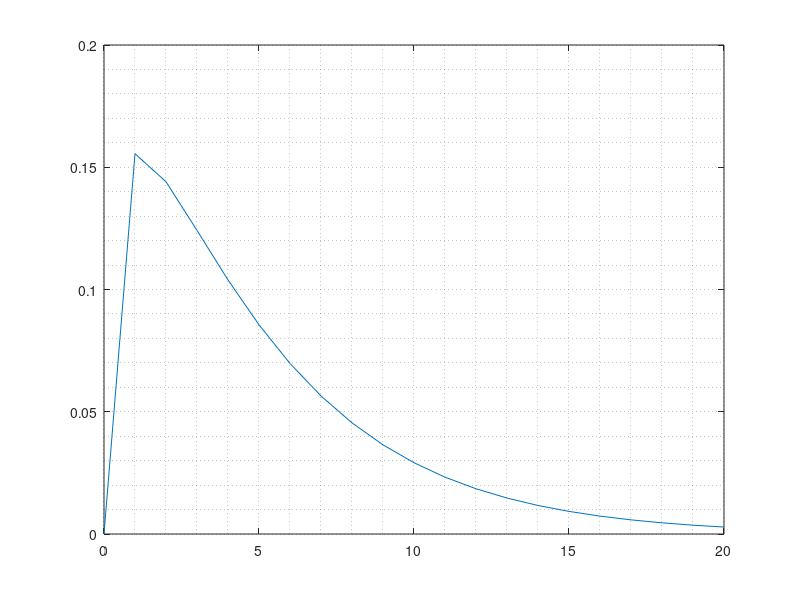

MATLAB code for this plot:
clear all; close all; clc;

a=0:20; % a is scaled by the variance
var = 10;

for n=3%1:10

    %chisq = ((a*var).^((n/2)-1).* exp(-a/2)/(gamma(n/2)*((2*var)^(n/2))));

    chisq = sqrt((a*var).^((n/2)-1).* exp(-a/2)/(gamma(n/2)*((2*var)^(n/2))));
    
    plot(a,chisq); hold on;
    
end
   grid MINOR; shg

